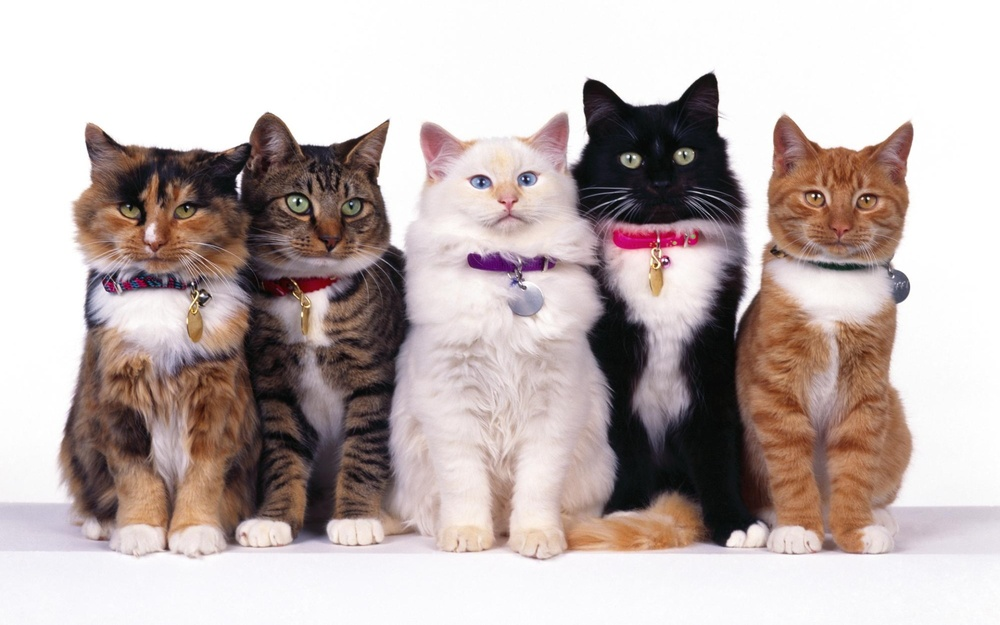
#> input picture image_fetch1.jpg, 1000 x 625 px, shrunk from 1920 x 1200 before the run
$ python cat_detector.py
#> lines starting #> are read from the running program, lines starting #| are printed output that depends on the picture; after the words box and inside, x2 and y2 are one past the last pixel; in counts of white or black regions, pixels touching at a corner belong together
# USAGE
# python cat_detector.py --image images/cat_01.jpg

# import the necessary packages
import argparse
import cv2

# construct the argument parse and parse the arguments
ap = argparse.ArgumentParser()
#ap.add_argument("-i", "--image", required=True,
#	help="path to the input image")
ap.add_argument("-c", "--cascade",
	default="haarcascade_frontalcatface.xml",
	help="path to cat detector haar cascade")
args = vars(ap.parse_args())

# load the input image and convert it to grayscale
image = cv2.imread("image_fetch1.jpg")
#> image is the input picture: shape (625, 1000, 3); mean B, G, R 176.2, 178.4, 191.2
gray = cv2.cvtColor(image, cv2.COLOR_BGR2GRAY)
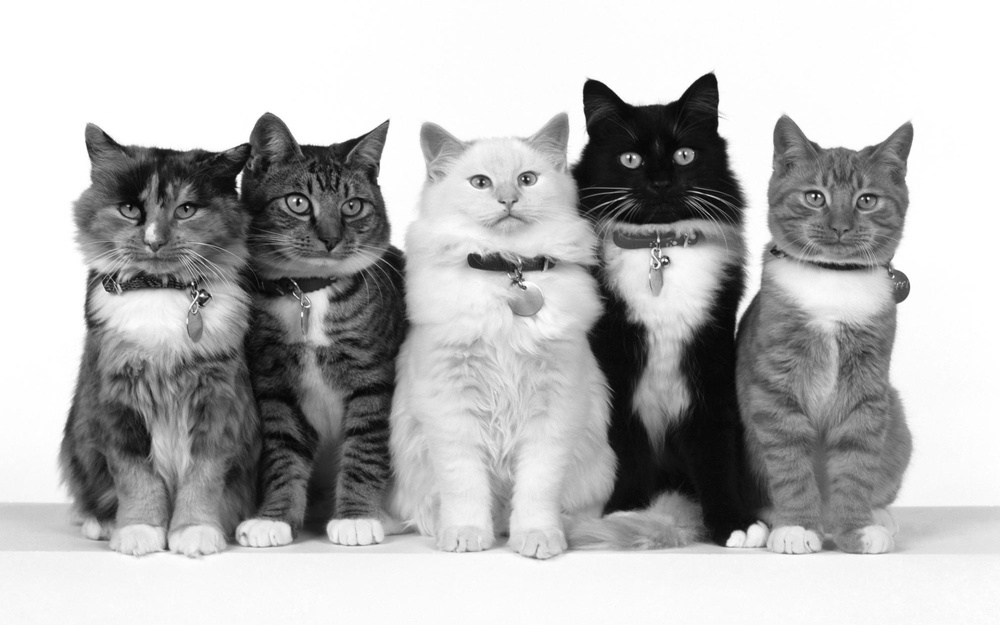
#> gray: shape (625, 1000); min 3, max 255, mean 181.9

# load the cat detector Haar cascade, then detect cat faces
# in the input image
detector = cv2.CascadeClassifier(args["cascade"])
rects = detector.detectMultiScale(gray, scaleFactor=1.3,
	minNeighbors=10, minSize=(75, 75))
#> rects = [[453, 137, 102, 102], [108, 163, 107, 107]]

# loop over the cat faces and draw a rectangle surrounding each
for (i, (x, y, w, h)) in enumerate(rects):
	cv2.rectangle(image, (x, y), (x + w, y + h), (0, 0, 255), 2)
	cv2.putText(image, "Cat #{}".format(i + 1), (x, y - 10),
		cv2.FONT_HERSHEY_SIMPLEX, 0.55, (0, 0, 255), 2)
#> this loop made 2 passes
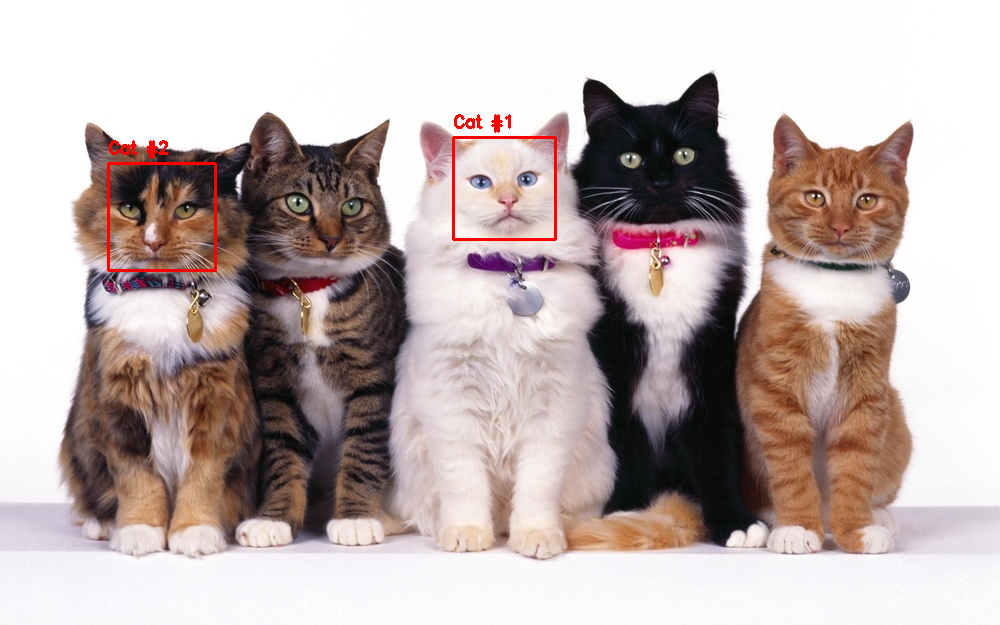
#> image: shape (625, 1000, 3); 0.54% of pixels changed, all inside (x1, y1, x2, y2) = (107, 114, 557, 272)

# show the detected cat faces
cv2.imshow("Cat Faces", image)
cv2.waitKey(0)

$ run again, with cat_04.jpg copied over image_fetch1.jpg
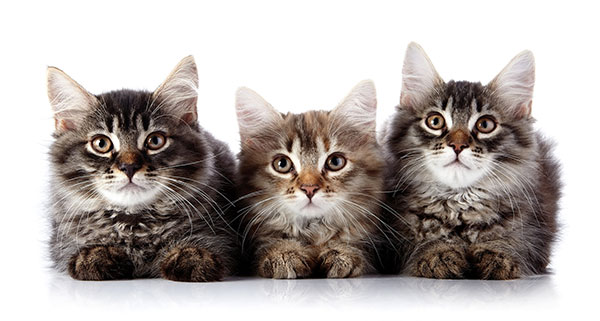
#> input picture cat_04.jpg, 600 x 321 px
#> image is the input picture: shape (321, 600, 3); mean B, G, R 172.5, 175.5, 182.5
#> `gray = cv2.cvtColor(image, cv2.COLOR_BGR2GRAY)`:
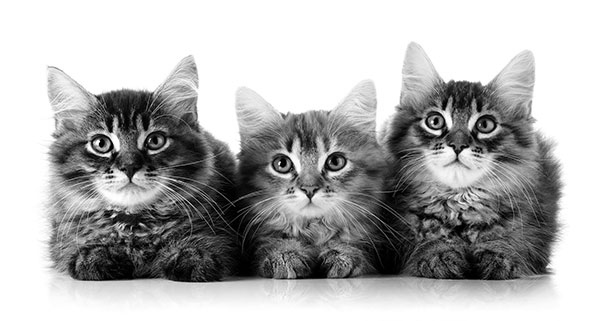
#> gray: shape (321, 600); min 0, max 255, mean 177.2
#> rects = [[410, 85, 101, 101], [74, 98, 110, 110], [251, 114, 116, 116]]
#> the loop `for (i, (x, y, w, h)) in enumerate(rects):` made 3 passes
#> after the loop `for (i, (x, y, w, h)) in enumerate(rects):`:
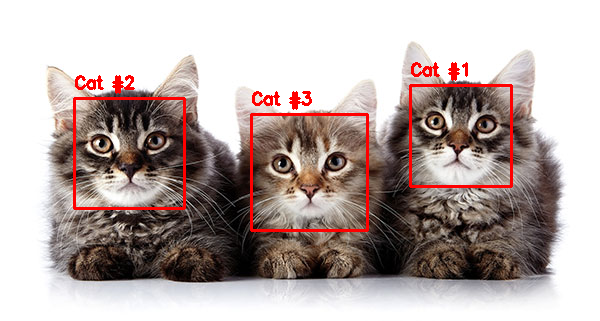
#> image: shape (321, 600, 3); 2.7% of pixels changed, all inside (x1, y1, x2, y2) = (73, 62, 513, 232)
